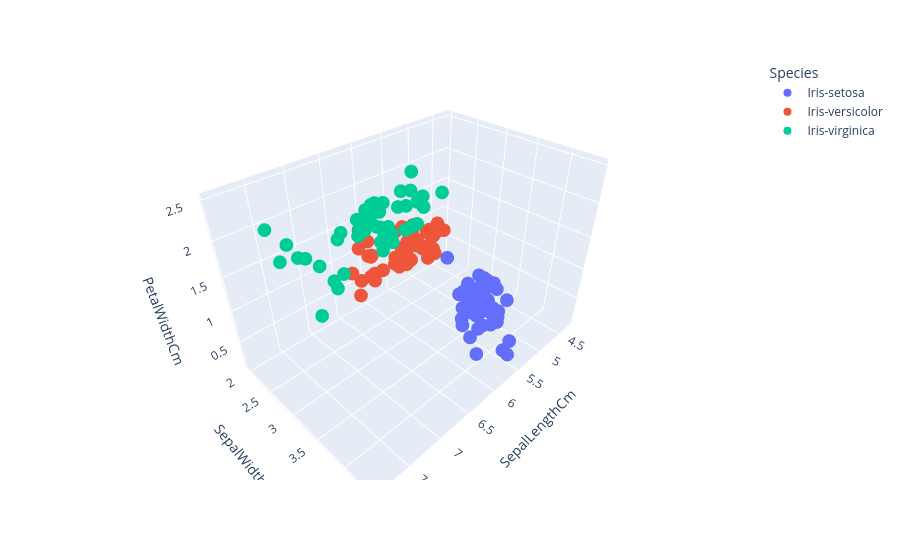

The cell this chart's notebook holds for it:
### Markdown cell above
## **3D Scatter Plot**

### Code cell
# px.scatter_3d
fig = px.scatter_3d(df,x='SepalLengthCm',y='SepalWidthCm', z= 'PetalWidthCm', color = "Species")
fig.show()
fig.write_html("./Plots/ 3D Scatter Plot in plotly.html")

### Figure 1 — Plotly figure (JSON) as saved in the notebook; plotly's stock layout.template omitted (floating-point values rounded to 4 significant figures)
{"data": [{"hovertemplate": "Species=Iris-setosa<br>SepalLengthCm=%{x}<br>SepalWidthCm=%{y}<br>PetalWidthCm=%{z}<extra></extra>", "legendgroup": "Iris-setosa", "marker": {"color": "#636efa", "symbol": "circle"}, "mode": "markers", "name": "Iris-setosa", "scene": "scene", "showlegend": true, "type": "scatter3d", "x": [5.1, 4.9, 4.7, 4.6, 5.0, 5.4, 4.6, 5.0, 4.4, 4.9, 5.4, 4.8, 4.8, 4.3, 5.8, 5.7, 5.4, 5.1, 5.7, 5.1, 5.4, 5.1, 4.6, 5.1, 4.8, 5.0, 5.0, 5.2, 5.2, 4.7, 4.8, 5.4, 5.2, 5.5, 4.9, 5.0, 5.5, 4.9, 4.4, 5.1, 5.0, 4.5, 4.4, 5.0, 5.1, 4.8, 5.1, 4.6, 5.3, 5.0], "y": [3.5, 3.0, 3.2, 3.1, 3.6, 3.9, 3.4, 3.4, 2.9, 3.1, 3.7, 3.4, 3.0, 3.0, 4.0, 4.4, 3.9, 3.5, 3.8, 3.8, 3.4, 3.7, 3.6, 3.3, 3.4, 3.0, 3.4, 3.5, 3.4, 3.2, 3.1, 3.4, 4.1, 4.2, 3.1, 3.2, 3.5, 3.1, 3.0, 3.4, 3.5, 2.3, 3.2, 3.5, 3.8, 3.0, 3.8, 3.2, 3.7, 3.3], "z": [0.2, 0.2, 0.2, 0.2, 0.2, 0.4, 0.3, 0.2, 0.2, 0.1, 0.2, 0.2, 0.1, 0.1, 0.2, 0.4, 0.4, 0.3, 0.3, 0.3, 0.2, 0.4, 0.2, 0.5, 0.2, 0.2, 0.4, 0.2, 0.2, 0.2, 0.2, 0.4, 0.1, 0.2, 0.1, 0.2, 0.2, 0.1, 0.2, 0.2, 0.3, 0.3, 0.2, 0.6, 0.4, 0.3, 0.2, 0.2, 0.2, 0.2]}, {"hovertemplate": "Species=Iris-versicolor<br>SepalLengthCm=%{x}<br>SepalWidthCm=%{y}<br>PetalWidthCm=%{z}<extra></extra>", "legendgroup": "Iris-versicolor", "marker": {"color": "#EF553B", "symbol": "circle"}, "mode": "markers", "name": "Iris-versicolor", "scene": "scene", "showlegend": true, "type": "scatter3d", "x": [7.0, 6.4, 6.9, 5.5, 6.5, 5.7, 6.3, 4.9, 6.6, 5.2, 5.0, 5.9, 6.0, 6.1, 5.6, 6.7, 5.6, 5.8, 6.2, 5.6, 5.9, 6.1, 6.3, 6.1, 6.4, 6.6, 6.8, 6.7, 6.0, 5.7, 5.5, 5.5, 5.8, 6.0, 5.4, 6.0, 6.7, 6.3, 5.6, 5.5, 5.5, 6.1, 5.8, 5.0, 5.6, 5.7, 5.7, 6.2, 5.1, 5.7], "y": [3.2, 3.2, 3.1, 2.3, 2.8, 2.8, 3.3, 2.4, 2.9, 2.7, 2.0, 3.0, 2.2, 2.9, 2.9, 3.1, 3.0, 2.7, 2.2, 2.5, 3.2, 2.8, 2.5, 2.8, 2.9, 3.0, 2.8, 3.0, 2.9, 2.6, 2.4, 2.4, 2.7, 2.7, 3.0, 3.4, 3.1, 2.3, 3.0, 2.5, 2.6, 3.0, 2.6, 2.3, 2.7, 3.0, 2.9, 2.9, 2.5, 2.8], "z": [1.4, 1.5, 1.5, 1.3, 1.5, 1.3, 1.6, 1.0, 1.3, 1.4, 1.0, 1.5, 1.0, 1.4, 1.3, 1.4, 1.5, 1.0, 1.5, 1.1, 1.8, 1.3, 1.5, 1.2, 1.3, 1.4, 1.4, 1.7, 1.5, 1.0, 1.1, 1.0, 1.2, 1.6, 1.5, 1.6, 1.5, 1.3, 1.3, 1.3, 1.2, 1.4, 1.2, 1.0, 1.3, 1.2, 1.3, 1.3, 1.1, 1.3]}, {"hovertemplate": "Species=Iris-virginica<br>SepalLengthCm=%{x}<br>SepalWidthCm=%{y}<br>PetalWidthCm=%{z}<extra></extra>", "legendgroup": "Iris-virginica", "marker": {"color": "#00cc96", "symbol": "circle"}, "mode": "markers", "name": "Iris-virginica", "scene": "scene", "showlegend": true, "type": "scatter3d", "x": [6.3, 5.8, 7.1, 6.3, 6.5, 7.6, 4.9, 7.3, 6.7, 7.2, 6.5, 6.4, 6.8, 5.7, 5.8, 6.4, 6.5, 7.7, 7.7, 6.0, 6.9, 5.6, 7.7, 6.3, 6.7, 7.2, 6.2, 6.1, 6.4, 7.2, 7.4, 7.9, 6.4, 6.3, 6.1, 7.7, 6.3, 6.4, 6.0, 6.9, 6.7, 6.9, 5.8, 6.8, 6.7, 6.7, 6.3, 6.5, 6.2, 5.9], "y": [3.3, 2.7, 3.0, 2.9, 3.0, 3.0, 2.5, 2.9, 2.5, 3.6, 3.2, 2.7, 3.0, 2.5, 2.8, 3.2, 3.0, 3.8, 2.6, 2.2, 3.2, 2.8, 2.8, 2.7, 3.3, 3.2, 2.8, 3.0, 2.8, 3.0, 2.8, 3.8, 2.8, 2.8, 2.6, 3.0, 3.4, 3.1, 3.0, 3.1, 3.1, 3.1, 2.7, 3.2, 3.3, 3.0, 2.5, 3.0, 3.4, 3.0], "z": [2.5, 1.9, 2.1, 1.8, 2.2, 2.1, 1.7, 1.8, 1.8, 2.5, 2.0, 1.9, 2.1, 2.0, 2.4, 2.3, 1.8, 2.2, 2.3, 1.5, 2.3, 2.0, 2.0, 1.8, 2.1, 1.8, 1.8, 1.8, 2.1, 1.6, 1.9, 2.0, 2.2, 1.5, 1.4, 2.3, 2.4, 1.8, 1.8, 2.1, 2.4, 2.3, 1.9, 2.3, 2.5, 2.3, 1.9, 2.0, 2.3, 1.8]}], "layout": {"legend": {"title": {"text": "Species"}, "tracegroupgap": 0}, "margin": {"t": 60}, "scene": {"domain": {"x": [0, 1], "y": [0, 1]}, "xaxis": {"title": {"text": "SepalLengthCm"}}, "yaxis": {"title": {"text": "SepalWidthCm"}}, "zaxis": {"title": {"text": "PetalWidthCm"}}}}}
